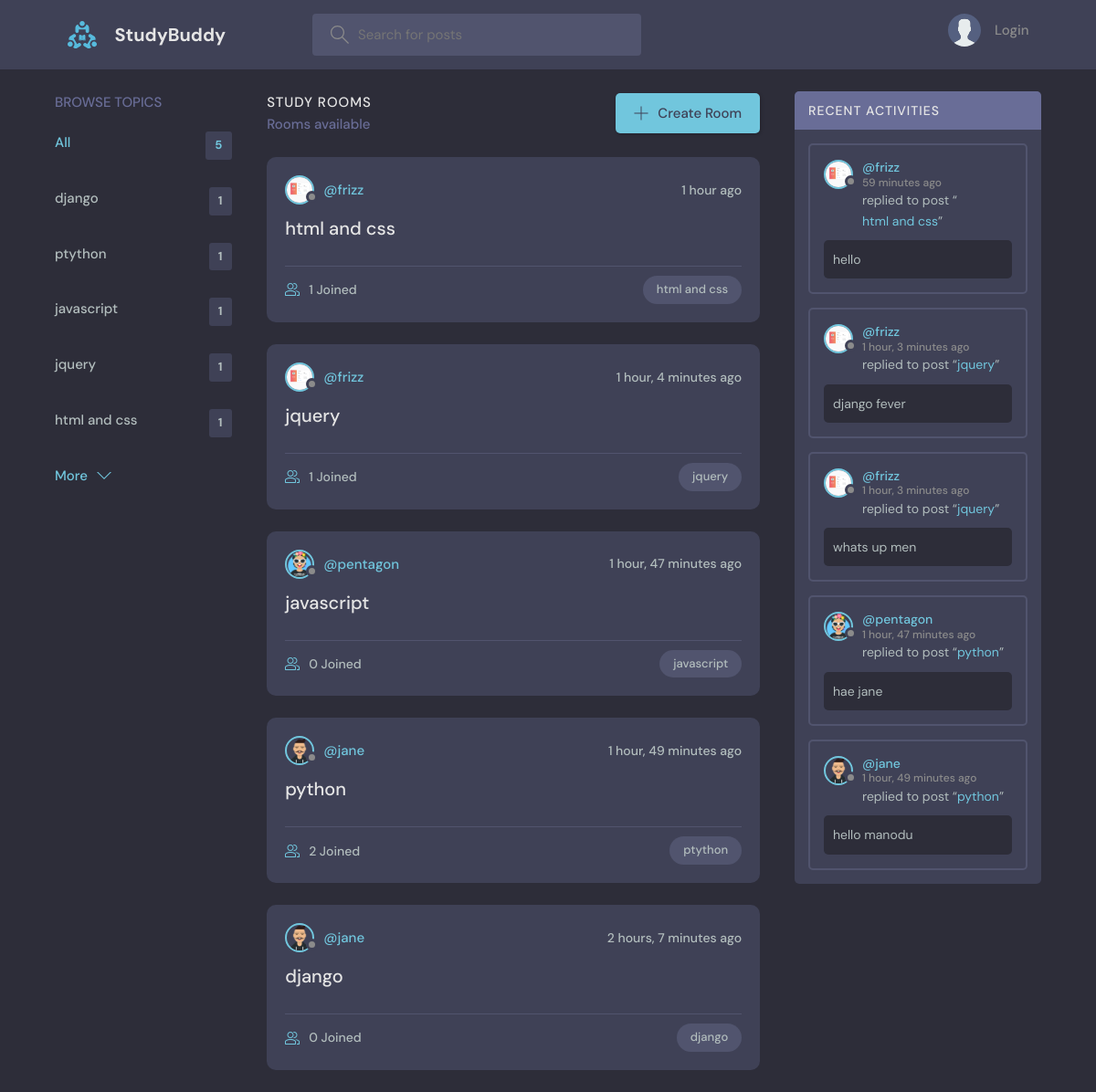
The page / on the database its author committed.
### base/models.py (models this page shows, shortened)
class Topic(models.Model):
    name = models.CharField(max_length=200)

class Room(models.Model):
    host = models.ForeignKey(User, on_delete=models.CASCADE)
    topic = models.ForeignKey(
        Topic, on_delete=models.SET_NULL, null=True, blank=True)
    name = models.CharField(max_length=200)
    description = models.TextField(null=True, blank=True)
    participants = models.ManyToManyField(
        User, related_name='participants', blank=True)
    created = models.DateTimeField(auto_now_add=True)
    updated = models.DateTimeField(auto_now=True)
    class Meta:
        ordering = ['-updated', '-created']
    def __str__(self):
        return self.name

class User(AbstractUser):
    name = models.CharField(max_length=200, null=True)
    email = models.EmailField(unique=True, null=True)
    bio = models.TextField(null=True)
    avatar = models.ImageField(
        null=True, default="avatar.svg", upload_to='images')
    USERNAME_FIELD = 'email'
    REQUIRED_FIELDS = ['username']

class Message(models.Model):
    user = models.ForeignKey(User, on_delete=models.CASCADE)
    room = models.ForeignKey(
        Room, on_delete=models.CASCADE, related_name='messages')
    body = models.TextField()
    created = models.DateTimeField(auto_now_add=True)
    updated = models.DateTimeField(auto_now=True)
    class Meta:
        ordering = ['-updated', '-created']

### base/views.py (the view, shortened to what this page needs)
# urls.py: path('', views.homepage, name='home'),
def homepage(request):
    rooms = Room.objects.all()
    topics = Topic.objects.all()[:5]
    room_messages = Message.objects.all()[:5]
    q = request.GET.get('q')
    room_count = rooms.count()
    context = {
        'rooms': rooms,
        'topics': topics,
        'room_rooms': room_count,
        'room_messages': room_messages
    }
    return render(request, 'base/home.html', context)

### base/templates/base/home.html (shortened to what this page needs)
{% extends '../main.html' %}
{% block content %}
<main class="layout layout--3">
  <div class="container">
    {% include 'base/topics_component.html' %}
    <div class="roomList">
      <div class="roomList__header">
        <div>
          <h2>Study Rooms</h2>
          <p>{{room_count}} Rooms available</p>
        </div>
        <a class="btn btn--main" href="{% url 'create-room' %}">
          <svg version="1.1" xmlns="http://www.w3.org/2000/svg" width="32" height="32" viewBox="0 0 32 32">
            <title>add</title>
            <path
              d="M16.943 0.943h-1.885v14.115h-14.115v1.885h14.115v14.115h1.885v-14.115h14.115v-1.885h-14.115v-14.115z">
            </path>
          </svg>
          Create Room
        </a>
      </div>
      {% include 'base/feed_component.html' %}
    </div>
    {% include 'base/activity_component.html' %}
  </div>
</main>
{% endblock %}

### base/templates/base/topics_component.html
<div class="topics">
    <div class="topics__header">
        <h2>Browse Topics</h2>
    </div>
    <ul class="topics__list">
        <li>
            <a href="{% url 'home' %}" class="active">All <span>{{topics.count}}</span></a>
        </li>
        {% for topic in topics %}
        <li>
            <a href="{% url 'home' %}?q={{topic.name}}">{{topic.name}}<span>{{topic.room_set.all.count}}</span></a>
        </li>
        {% endfor %}
    </ul>
    <a class="btn btn--link" href="{% url 'topics' %}">
        More
        <svg version="1.1" xmlns="http://www.w3.org/2000/svg" width="32" height="32" viewBox="0 0 32 32">
            <title>chevron-down</title>
            <path d="M16 21l-13-13h-3l16 16 16-16h-3l-13 13z"></path>
        </svg>
    </a>
</div>

### base/templates/base/feed_component.html (shortened to what this page needs)
{% for room in rooms %}
<div class="roomListRoom">
    <div class="roomListRoom__header">
        <a href="{% url 'user-profile' room.host.id %}" class="roomListRoom__author">
            <div class="avatar avatar--small">
                <img src="{{room.host.avatar.url}}" />
            </div>
            <span>@{{room.host.username}}</span>
        </a>
        <div class="roomListRoom__actions">
            <span>{{room.created|timesince}} ago</span>
        </div>
    </div>
    <div class="roomListRoom__content">
        <a href="{% url 'room' room.id %}">{{room.name}}</a>
    </div>
    <div class="roomListRoom__meta">
        <a href="{% url 'room' room.id %}" class="roomListRoom__joined">
            {{room.participants.all.count}} Joined
        </a>
        <p class="roomListRoom__topic">{{room.topic.name}}</p>
    </div>
</div>
{% endfor %}

### base/templates/base/activity_component.html (shortened to what this page needs)
<div class="activities">
    <div class="activities__header">
        <h2>Recent Activities</h2>
    </div>
    {% for message in room_messages %}
    <div class="activities__box">
        <div class="activities__boxHeader roomListRoom__header">
            <a href="{% url 'user-profile' message.user.id %}" class="roomListRoom__author">
                <div class="avatar avatar--small">
                    <img src="{{message.user.avatar.url}}" />
                </div>
                <p>
                    @{{message.user.username}}
                    <span>{{message.created|timesince}} ago</span>
                </p>
            </a>
        </div>
        <div class="activities__boxContent">
            <p>replied to post “<a href="{% url 'room' message.room.id %}">{{message.room}}</a>”</p>
            <div class="activities__boxRoomContent">{{message.body}}</div>
        </div>
    </div>
    {% endfor %}
</div>

### rows shown on the page
Topic: name "django", room_set.all.count "1"
Topic: name "ptython", room_set.all.count "1"
Topic: name "javascript", room_set.all.count "1"
Topic: name "jquery", room_set.all.count "1"
Topic: name "html and css", room_set.all.count "1"
Room: host.avatar (picture), host.username "frizz", created "1 hour", name "html and css", participants.all.count "1", topic.name "html and css"
Room: host.avatar (picture), host.username "frizz", created "1 hour, 4 minutes", name "jquery", participants.all.count "1", topic.name "jquery"
Room: host.avatar (placeholder picture), host.username "pentagon", created "1 hour, 47 minutes", name "javascript", participants.all.count "0", topic.name "javascript"
Room: host.avatar (picture), host.username "jane", created "1 hour, 49 minutes", name "python", participants.all.count "2", topic.name "ptython"
Room: host.avatar (picture), host.username "jane", created "2 hours, 7 minutes", name "django", participants.all.count "0", topic.name "django"
Message: user.avatar (picture), user.username "frizz", created "59 minutes", room "html and css", body "hello"
Message: user.avatar (picture), user.username "frizz", created "1 hour, 3 minutes", room "jquery", body "django fever"
Message: user.avatar (picture), user.username "frizz", created "1 hour, 3 minutes", room "jquery", body "whats up men"
Message: user.avatar (placeholder picture), user.username "pentagon", created "1 hour, 47 minutes", room "python", body "hae jane"
Message: user.avatar (picture), user.username "jane", created "1 hour, 49 minutes", room "python", body "hello manodu"

### other values the page prints
{{ topics.count }} "5"
